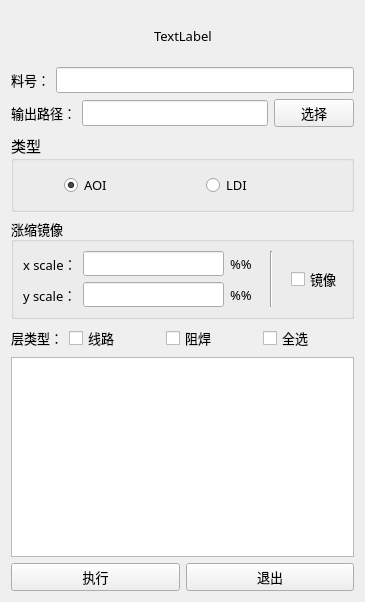
<?xml version="1.0" encoding="UTF-8"?>
<ui version="4.0">
 <class>Form</class>
 <widget class="QWidget" name="Form">
  <property name="geometry">
   <rect>
    <x>0</x>
    <y>0</y>
    <width>365</width>
    <height>602</height>
   </rect>
  </property>
  <property name="font">
   <font>
    <family>微软雅黑</family>
    <pointsize>10</pointsize>
   </font>
  </property>
  <property name="windowTitle">
   <string>AOI和LDI资料导出</string>
  </property>
  <layout class="QVBoxLayout" name="verticalLayout">
   <item>
    <layout class="QHBoxLayout" name="horizontalLayout">
     <item>
      <spacer name="horizontalSpacer">
       <property name="orientation">
        <enum>Qt::Horizontal</enum>
       </property>
       <property name="sizeHint" stdset="0">
        <size>
         <width>40</width>
         <height>20</height>
        </size>
       </property>
      </spacer>
     </item>
     <item>
      <widget class="QLabel" name="label_logo">
       <property name="minimumSize">
        <size>
         <width>0</width>
         <height>50</height>
        </size>
       </property>
       <property name="text">
        <string>TextLabel</string>
       </property>
      </widget>
     </item>
     <item>
      <spacer name="horizontalSpacer_2">
       <property name="orientation">
        <enum>Qt::Horizontal</enum>
       </property>
       <property name="sizeHint" stdset="0">
        <size>
         <width>40</width>
         <height>20</height>
        </size>
       </property>
      </spacer>
     </item>
    </layout>
   </item>
   <item>
    <layout class="QHBoxLayout" name="horizontalLayout_4">
     <item>
      <widget class="QLabel" name="label_2">
       <property name="text">
        <string>料号：</string>
       </property>
      </widget>
     </item>
     <item>
      <widget class="QLineEdit" name="lineEdit_jobname">
       <property name="readOnly">
        <bool>true</bool>
       </property>
      </widget>
     </item>
    </layout>
   </item>
   <item>
    <layout class="QHBoxLayout" name="horizontalLayout_3">
     <item>
      <widget class="QLabel" name="label_3">
       <property name="text">
        <string>输出路径：</string>
       </property>
      </widget>
     </item>
     <item>
      <widget class="QLineEdit" name="lineEdit_path"/>
     </item>
     <item>
      <widget class="QPushButton" name="pushButton_path">
       <property name="cursor">
        <cursorShape>PointingHandCursor</cursorShape>
       </property>
       <property name="text">
        <string>选择</string>
       </property>
      </widget>
     </item>
    </layout>
   </item>
   <item>
    <widget class="QGroupBox" name="groupBox">
     <property name="font">
      <font>
       <family>微软雅黑</family>
       <pointsize>11</pointsize>
      </font>
     </property>
     <property name="title">
      <string>类型</string>
     </property>
     <layout class="QHBoxLayout" name="horizontalLayout_2">
      <property name="spacing">
       <number>6</number>
      </property>
      <property name="leftMargin">
       <number>50</number>
      </property>
      <property name="topMargin">
       <number>12</number>
      </property>
      <property name="bottomMargin">
       <number>12</number>
      </property>
      <item>
       <widget class="QRadioButton" name="radioButton_aoi">
        <property name="font">
         <font>
          <family>微软雅黑</family>
          <pointsize>10</pointsize>
         </font>
        </property>
        <property name="text">
         <string>AOI</string>
        </property>
        <property name="checked">
         <bool>true</bool>
        </property>
       </widget>
      </item>
      <item>
       <widget class="QRadioButton" name="radioButton_ldi">
        <property name="font">
         <font>
          <family>微软雅黑</family>
          <pointsize>10</pointsize>
         </font>
        </property>
        <property name="text">
         <string>LDI</string>
        </property>
       </widget>
      </item>
     </layout>
    </widget>
   </item>
   <item>
    <widget class="QGroupBox" name="groupBox_scale_mirror">
     <property name="title">
      <string>涨缩镜像</string>
     </property>
     <layout class="QGridLayout" name="gridLayout">
      <property name="horizontalSpacing">
       <number>18</number>
      </property>
      <item row="2" column="0">
       <layout class="QHBoxLayout" name="horizontalLayout_9">
        <property name="spacing">
         <number>6</number>
        </property>
        <item>
         <widget class="QLabel" name="label_5">
          <property name="text">
           <string>y scale：</string>
          </property>
         </widget>
        </item>
        <item>
         <widget class="QLineEdit" name="lineEdit_y_scale">
          <property name="font">
           <font>
            <family>微软雅黑</family>
            <pointsize>9</pointsize>
           </font>
          </property>
         </widget>
        </item>
        <item>
         <widget class="QLabel" name="label_8">
          <property name="text">
           <string>%%</string>
          </property>
         </widget>
        </item>
       </layout>
      </item>
      <item row="0" column="1" rowspan="3" colspan="2">
       <widget class="Line" name="line">
        <property name="orientation">
         <enum>Qt::Vertical</enum>
        </property>
       </widget>
      </item>
      <item row="0" column="0" rowspan="2">
       <layout class="QHBoxLayout" name="horizontalLayout_8">
        <property name="spacing">
         <number>6</number>
        </property>
        <item>
         <widget class="QLabel" name="label">
          <property name="text">
           <string>x scale：</string>
          </property>
         </widget>
        </item>
        <item>
         <widget class="QLineEdit" name="lineEdit_x_scale">
          <property name="font">
           <font>
            <family>微软雅黑</family>
            <pointsize>9</pointsize>
           </font>
          </property>
         </widget>
        </item>
        <item>
         <widget class="QLabel" name="label_7">
          <property name="text">
           <string>%%</string>
          </property>
         </widget>
        </item>
       </layout>
      </item>
      <item row="0" column="3" rowspan="3">
       <widget class="QCheckBox" name="checkBox">
        <property name="cursor">
         <cursorShape>PointingHandCursor</cursorShape>
        </property>
        <property name="text">
         <string>镜像</string>
        </property>
       </widget>
      </item>
     </layout>
     <widget class="QLabel" name="label_6">
      <property name="geometry">
       <rect>
        <x>210</x>
        <y>30</y>
        <width>16</width>
        <height>19</height>
       </rect>
      </property>
      <property name="text">
       <string/>
      </property>
     </widget>
    </widget>
   </item>
   <item>
    <layout class="QHBoxLayout" name="horizontalLayout_6" stretch="0,1">
     <item>
      <widget class="QLabel" name="label_4">
       <property name="text">
        <string>层类型：</string>
       </property>
      </widget>
     </item>
     <item>
      <layout class="QHBoxLayout" name="horizontalLayout_5">
       <item>
        <widget class="QCheckBox" name="checkBox_signal">
         <property name="text">
          <string>线路</string>
         </property>
        </widget>
       </item>
       <item>
        <widget class="QCheckBox" name="checkBox_drill">
         <property name="text">
          <string>阻焊</string>
         </property>
        </widget>
       </item>
       <item>
        <widget class="QCheckBox" name="checkBox_select_all">
         <property name="text">
          <string>全选</string>
         </property>
        </widget>
       </item>
      </layout>
     </item>
    </layout>
   </item>
   <item>
    <widget class="QTableWidget" name="tableWidget"/>
   </item>
   <item>
    <layout class="QHBoxLayout" name="horizontalLayout_7">
     <item>
      <widget class="QPushButton" name="pushButton_exec">
       <property name="cursor">
        <cursorShape>PointingHandCursor</cursorShape>
       </property>
       <property name="text">
        <string>执行</string>
       </property>
      </widget>
     </item>
     <item>
      <widget class="QPushButton" name="pushButton_exit">
       <property name="cursor">
        <cursorShape>PointingHandCursor</cursorShape>
       </property>
       <property name="text">
        <string>退出</string>
       </property>
      </widget>
     </item>
    </layout>
   </item>
  </layout>
 </widget>
 <resources/>
 <connections/>
</ui>
